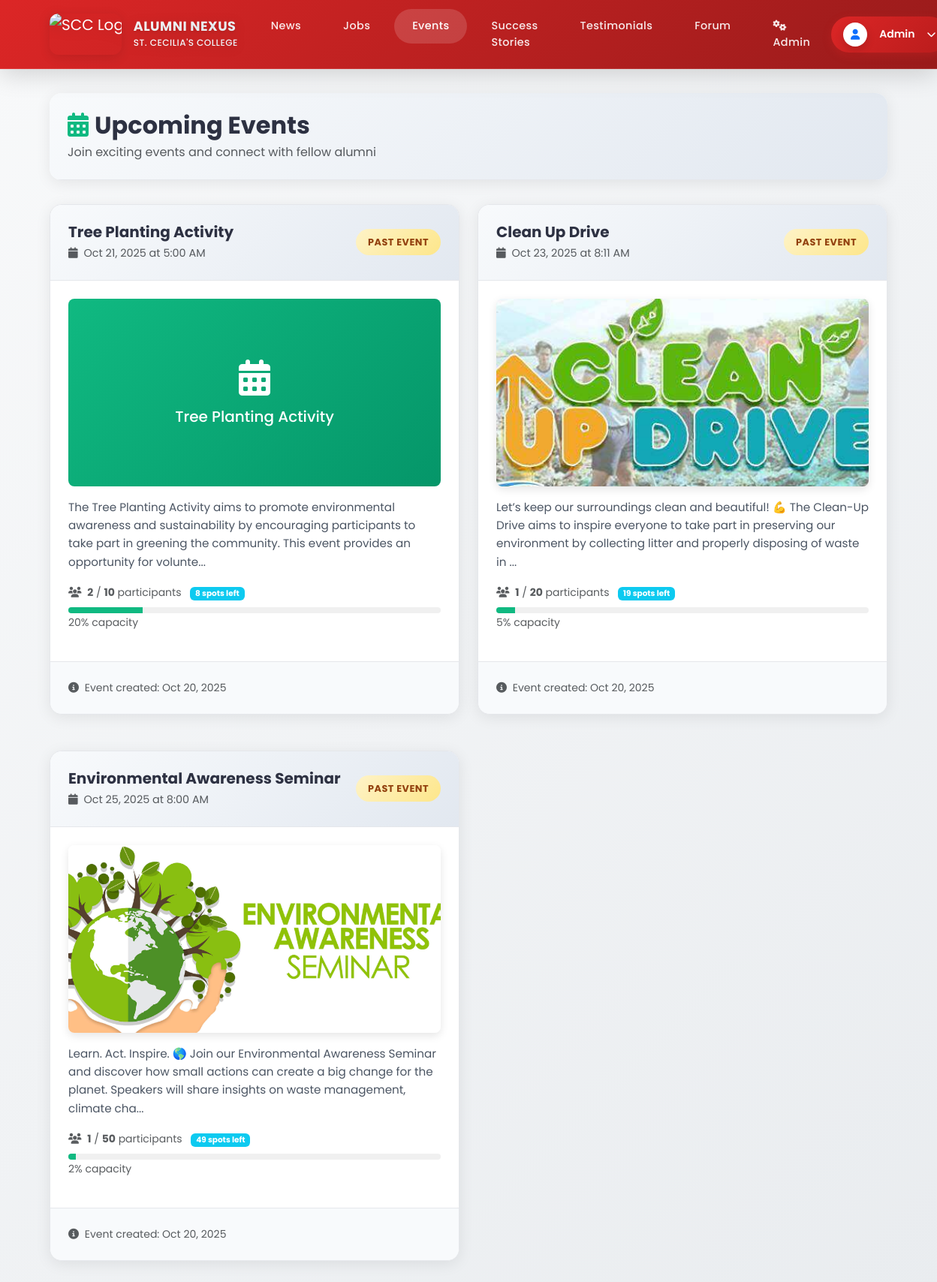
The page /events/index.php (signed in) on the database as committed earlier.
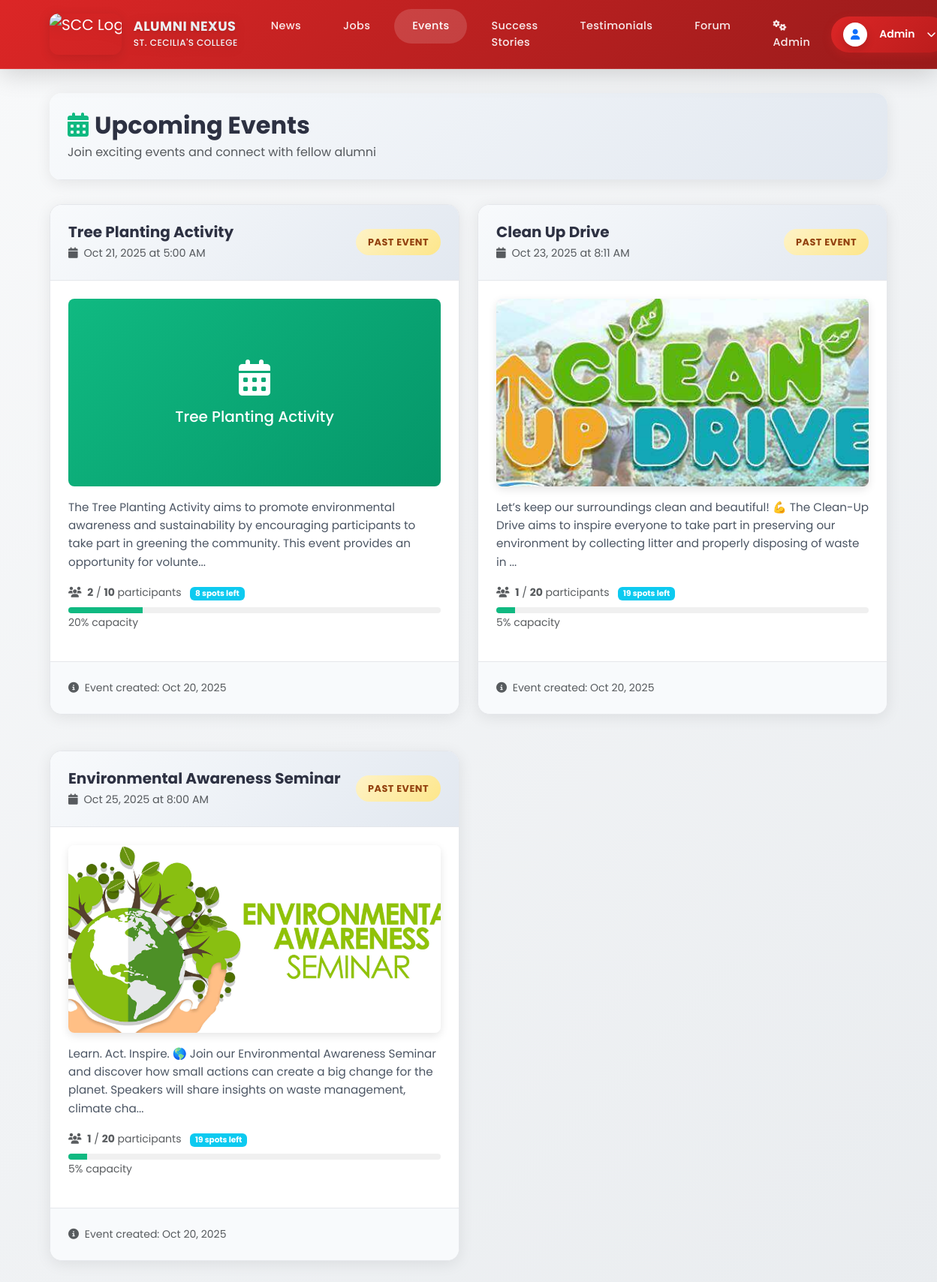
The same page on the database as committed later.
### tables this page shows
CREATE TABLE `events` (
  `id` int(30) NOT NULL,
  `title` varchar(250) NOT NULL,
  `content` text NOT NULL,
  `schedule` datetime NOT NULL,
  `banner` text DEFAULT NULL,
  `participant_limit` int(11) DEFAULT NULL COMMENT 'Maximum number of participants allowed for this event',
  `max_participants` int(11) DEFAULT NULL,
  `date_created` datetime NOT NULL DEFAULT current_timestamp()
);

### events/index.php (the view, shortened to what the changed rows need)
<?php
$user = current_user();
$pdo = get_pdo();
        try {
            $stmt = $pdo->prepare("
                SELECT e.*,
                       COUNT(ec.id) as participant_count,
                       CASE WHEN EXISTS(
                           SELECT 1 FROM event_commits ec2
                           WHERE ec2.event_id = e.id AND ec2.user_id = ?
                       ) THEN 1 ELSE 0 END as is_registered
                FROM events e
                LEFT JOIN event_commits ec ON e.id = ec.event_id AND ec.user_id != 1
                GROUP BY e.id
                ORDER BY e.schedule ASC
            ");
            $stmt->execute([$user['id']]);
            $events = $stmt->fetchAll();
        } catch (Exception $e) {
            $events = [];
        }
include __DIR__ . '/../inc/header.php';
?>
<div class="container main-content">
    <div class="row">
        <div class="col-12">
            <div class="events-container">
                <div class="event-header">
                    <div class="d-flex justify-content-between align-items-center">
                        <div>
                            <h2 class="mb-1" style="color: #2d3142; font-weight: 700;">
                                <i class="fas fa-calendar-alt me-2" style="color: #10b981;"></i>Upcoming Events
                            </h2>
                        </div>
                    </div>
                </div>
            </div>
            <?php if (empty($events)): ?>
            <div class="empty-state">
                <i class="fas fa-calendar-times"></i>
                <h3>No Events Available</h3>
                <p>Check back later for upcoming alumni events and activities!</p>
            </div>
            <?php else: ?>
                <div class="row">
                    <?php foreach ($events as $event): ?>
                        <?php
                        $eventDate = new DateTime($event['schedule']);
                        $now = new DateTime();
                        $isUpcoming = $eventDate > $now;
                        $isFull = isset($event['participant_limit']) && $event['participant_limit'] && $event['participant_count'] >= $event['participant_limit'];
                        $statusClass = 'status-upcoming';
                        $statusText = 'Upcoming';
                        if (!$isUpcoming) {
                            $statusClass = 'status-registration-closed';
                            $statusText = 'Past Event';
                        } elseif ($isFull) {
                            $statusClass = 'status-full';
                            $statusText = 'Event Full';
                        } else {
                            $statusClass = 'status-registration-open';
                            $statusText = 'Registration Open';
                        }
                        ?>
                        <div class="col-lg-6 mb-4">
                            <div class="event-card">
                                <div class="event-header">
                                    <div class="d-flex justify-content-between align-items-center">
                                        <div>
                                            <h5 class="mb-1" style="color: #2d3142; font-weight: 700; font-size: 1.25rem;">
                                                <?= htmlspecialchars($event['title']) ?>
                                            </h5>
                                            <small class="text-muted" style="font-size: 0.9rem;">
                                                <i class="fas fa-calendar me-1"></i>
                                                <?= $eventDate->format('M d, Y \a\t g:i A') ?>
                                            </small>
                                        </div>
                                        <div>
                                            <span class="event-status <?= $statusClass ?>"><?= $statusText ?></span>
                                        </div>
                                    </div>
                                </div>
                                <div class="event-body">
                                    <div class="mb-3">
                                        <?php if (!empty($event['banner']) && file_exists(__DIR__ . '/../uploads/' . $event['banner'])): ?>
                                            <img src="/scratch/uploads/<?= htmlspecialchars($event['banner']) ?>"
                                                 alt="<?= htmlspecialchars($event['title']) ?>"
                                                 class="event-image"
                                                 style="width: 100%; height: 250px; object-fit: cover; border-radius: 8px;">
                                        <?php endif; ?>
                                    </div>
                                    <p class="card-text" style="color: #4b5563; line-height: 1.6; font-size: 0.95rem;">
                                        <?= htmlspecialchars(substr($event['content'], 0, 200)) ?><?= strlen($event['content']) > 200 ? '...' : '' ?>
                                    </p>
                                    <div class="mb-3">
                                        <small class="text-muted">
                                            <i class="fas fa-users me-1"></i>
                                            <strong><?= $event['participant_count'] ?></strong>
                                            <?php if (isset($event['participant_limit']) && $event['participant_limit']): ?>
                                                / <strong><?= $event['participant_limit'] ?></strong> participants
                                                <span class="badge bg-info ms-2"><?= $event['participant_limit'] - $event['participant_count'] ?> spots left</span>
                                            <?php else: ?>
                                                participants
                                            <?php endif; ?>
                                        </small>
                                        <?php if (isset($event['participant_limit']) && $event['participant_limit']): ?>
                                            <?php
                                            $percentage = ($event['participant_count'] / $event['participant_limit']) * 100;
                                            $barColor = $percentage >= 100 ? '#ef4444' : ($percentage >= 80 ? '#f59e0b' : '#10b981');
                                            ?>
                                            <div class="mt-2">
                                                <div style="background: #f0f0f0; height: 8px; border-radius: 4px; overflow: hidden;">
                                                    <div style="background: <?= $barColor ?>; height: 100%; width: <?= min($percentage, 100) ?>%; transition: width 0.3s;"></div>
                                                </div>
                                                <small class="text-muted"><?= round($percentage, 1) ?>% capacity</small>
                                            </div>
                                        <?php endif; ?>
                                    </div>
                                </div>
                                <div class="event-footer">
                                    <div class="d-flex justify-content-between align-items-center">
                                        <small class="text-muted">
                                            <i class="fas fa-info-circle me-1"></i>
                                            Event created: <?= (new DateTime($event['date_created']))->format('M d, Y') ?>
                                        </small>
                                    </div>
                                </div>
                            </div>
                        </div>
                    <?php endforeach; ?>
                </div>
            <?php endif; ?>
        </div>
    </div>
</div>
<?php include __DIR__ . '/../inc/footer.php'; ?>

Rows that differ between the two databases and show on the page:
changed events "Environmental Awareness Seminar": participant_limit "50" → "20"; participant_count "49" → "19"; percentage "2" → "5"
